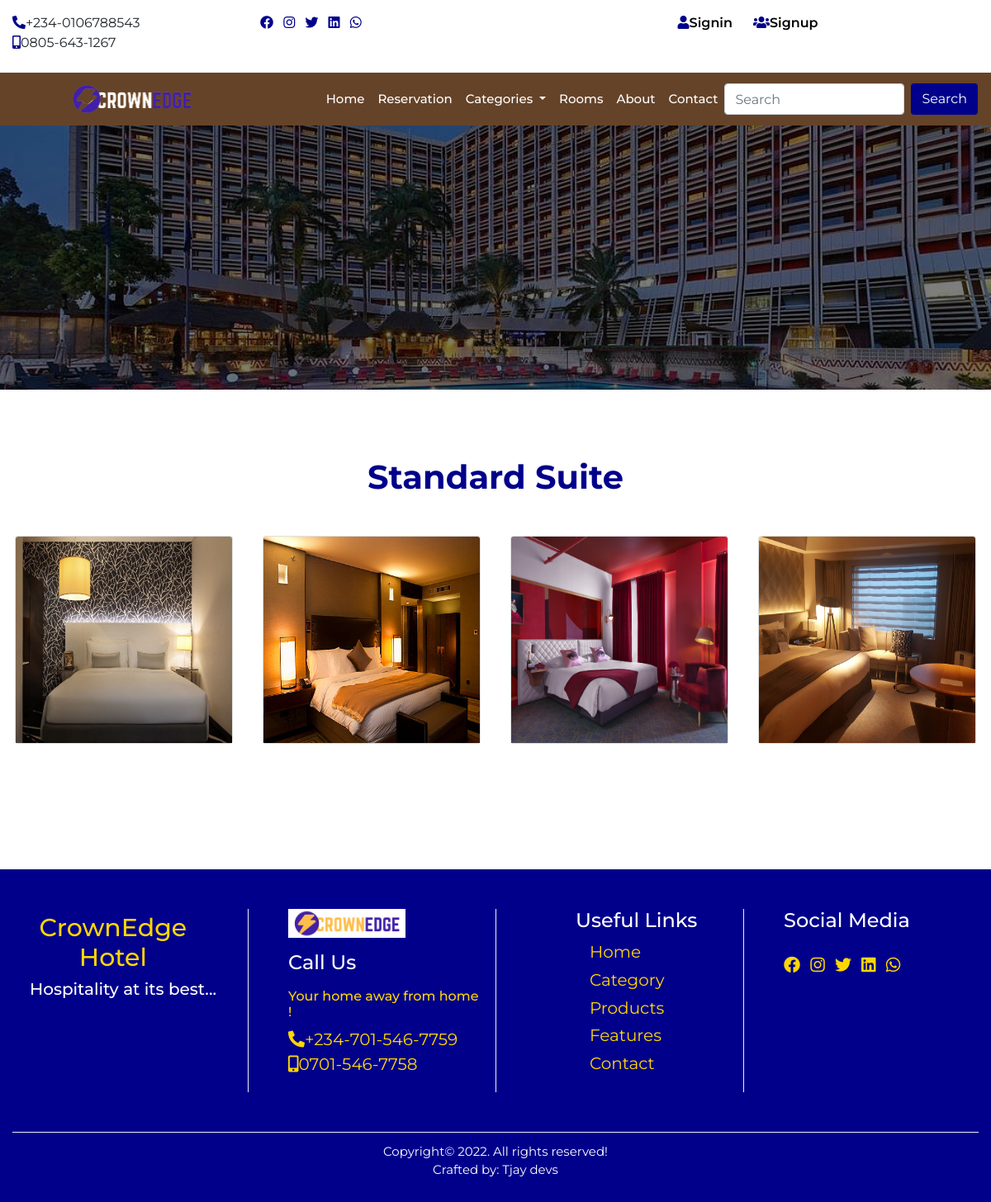
The app's page /category/1/standard-suite with its own data.
### home/models.py (models this page shows, shortened)
class CompanyProfile(models.Model):
    name = models.CharField(max_length=50)
    keyword = models.CharField(max_length=150)
    description = models.CharField(max_length=150)
    logo = models.ImageField(upload_to='logo', blank=True, null=True)
    favicon = models.ImageField(upload_to='logo', blank=True, null=True, default='/favicon-96x96.png')
    carousel = models.ImageField(upload_to='carousel', blank=True, null=True)
    carousel2 = models.ImageField(upload_to='carousel', blank=True, null=True)
    carousel3 = models.ImageField(upload_to='carousel', blank=True, null=True)
    carousel4 = models.ImageField(upload_to='carousel', blank=True, null=True)
    banner = models.ImageField(upload_to='banner', blank=True, null=True)
    mobile = models.CharField(max_length=20)
    mobile2 = models.CharField(max_length=20)
    address = models.CharField(max_length=100)
    email = models.EmailField()
    website = models.URLField()
    about = models.TextField()
    about2 = models.TextField()
    copyright_year = models.CharField(max_length=4)
    class Meta:
        db_table = 'companyprofile'
        managed = True
        verbose_name = 'CompanyProfile'
        verbose_name_plural = 'CompanyProfile'

### room/models.py (models this page shows, shortened)
class Category(models.Model):
    room_type = models.CharField(max_length=20)
    slug = models.SlugField(unique=True)
    room_pix = models.ImageField(upload_to='category', blank=True, null=True)
    def __str__(self):
        return self.room_type
    class Meta:
        db_table = 'category'
        managed = True
        verbose_name = 'Category'
        verbose_name_plural = 'Categories'

class Room(models.Model):
    category = models.ForeignKey(Category,on_delete= models.CASCADE)
    tag = models.CharField(max_length=50)
    room_no = models.IntegerField()
    slug = models.SlugField(unique=True)
    room_img = models.ImageField(upload_to='room', blank=True, null=True)
    description = models.TextField()
    rate = models.IntegerField()
    amenity = models.CharField(max_length=100)
    standard_suite = models.BooleanField(default=False)
    luxury_suite = models.BooleanField(default=False)
    deluxe_suite = models.BooleanField(default=False)
    royal_suite = models.BooleanField(default=False)
    min_guest = models.IntegerField()
    max_guest = models.IntegerField()
    available = models.BooleanField(default=True)
    created_at = models.DateTimeField(auto_now_add=True)
    updated_at = models.DateTimeField(auto_now=True)
    class Meta:
        db_table = 'room'
        managed = True
        verbose_name = 'Room'
        verbose_name_plural = 'Room'

### home/views.py (the view)
# urls.py: path('category/<str:id>/<slug:slug>', views.category, name='category'),
def category(request,id,slug):
    category = Room.objects.filter(category_id = id)
    specific_category = Category.objects.get(pk = id)
    context = {
        'category': category,
        'specific_category': specific_category,
    }
    return render(request, 'category.html', context)

### home/context_processor.py (called while the page is built)
def dropdown(request):
    categories = Category.objects.all()
    context = {
        'categories':categories
    }
    return context

def company(request):
    cprofile = CompanyProfile.objects.get(pk=1)
    context = {
        'cprofile':cprofile
    }
    return context

def cartcount(request):
    count = Booking.objects.filter(user__username= request.user.username,paid=False)
    itemcount = 0
    for item in count:
        itemcount += item.no_days
    context = {
        'itemcount':itemcount,
    }
    return context

### home/templatetags/sample_tags.py (called while the page is built)
@register.simple_tag
def intralink(main, link):
    return reverse(main) + '#' + link

### home/templates/category.html (shortened to what this page needs)
{% extends "base.html" %}
{% load humanize %}
{% block header %} {% include 'header.html' %} {% endblock header %}
{% block banner %} {% include 'banner.html' %} {% endblock banner %}
{% block content %}
<section>
    <div class="text-center pb-5">
        <div class="container-fluid">
            <h1 class="title">{{specific_category.room_type|title}}</h1>
            <div class="row royal">
                {% if category %}
                    {% for items in category %}
                    <div class="col-10 col-sm-9 col-md-5 col-lg-3 col-xl-3 mt-4 mb-4 royal-b">
                        <div class="card royal-box">
                            <a href="{% url 'details' items.id items.slug %}"><img src="{{items.room_img.url}}" height="250" class="card-img-top w-100 royal-img"></a>
                        </div>
                    </div>
                    {% endfor %}
                {% endif %}
            </div>
        </div>
    </div>
  </section>
  {% endblock content %}
  {% block footer %} {% include 'footer.html' %} {% endblock footer %}

### home/templates/header.html (shortened to what this page needs)
{% load sample_tags %}
<div class="container-fluid">
    <div class="row">
      <div class="col-12 col-sm-6 col-md-2 col-lg-3 mt-3 mb-2 hide">
        <ul class="list-inline">
          <li class="list-inline-item"><a href=""><i class="fas fa-phone-alt"></i></a><span>+234-0106788543</span></li>
          <li class="list-inline-item"><a href=""><i class="fas fa-mobile-alt"></i></a><span>0805-643-1267</span></li>
        </ul>
      </div>
      <div class="col-12 col-sm-6 col-md-2 col-lg-3 mt-3 mb-2 hide">
        <ul class="list-inline">
          <li class="list-inline-item"><a href=""><i class="fab fa-facebook"></i></a></li>
          <li class="list-inline-item"><a href=""><i class="fab fa-instagram"></i></a></li>
          <li class="list-inline-item"><a href=""><i class="fab fa-twitter"></i></a></li>
          <li class="list-inline-item"><a href=""><i class="fab fa-linkedin"></i></a></li>
          <li class="list-inline-item"><a href=""><i class="fab fa-whatsapp"></i></a></li>
        </ul>
      </div>
      <div class="col-12 col-sm-12 col-md-8 col-lg-6 mt-3 mb-2 auth">
        <ul class="">
          {% if user.is_authenticated %}
            <li class=""><a href="{% url 'profile' %}" class="welcome">welcome <span>
              {% if user.first_name %}
                {{request.user.first_name}}
              {% else %}
                {{request.user.username}}
              {% endif %}
            </span></i></a></li>
            <li class=""><a href="" class="welimg"><img src=""></a></li>
            <li class=""><a href="{% url 'profile' %}" class="user-btn"><span>profile</span></a></li>
            <li class=""><a href="{% url 'signout' %}" class="user-btn"><span>signout</span></a></li>
            <li class=""><a href="{% url 'history' %}" class="user-btn"><i class="fas fa-book"></i></a></li>
            <li class="">
              <a href="{% url 'booked' %}" class="user-btn">
                {% if itemcount > 0 %}
                  <span class="badge badge-pill badge-warning">
                    <i class="fas fa-bed"></i>
                    <span class="badge badge-pill badge-warning">{{itemcount}}</span>
                  </span>
                {% else %}
                  <i class="fas fa-bed"></i>
                {% endif %}
              </a>
            </li>
          {% else %}
            <li class=""><a href="{% url 'signin' %}" class="user-btn"><i class="fas fa-user"></i><span>signin</span></a></li>
            <li class=""><a href="{% url 'signup' %}" class="user-btn"><i class="fas fa-users"></i><span>signup</span></a></li>
          {% endif %}
        </ul>
      </div>
    </div>
  </div>
      <nav class="navbar navbar-expand-lg navbar-light sticky-top">
        <a class="navbar-brand" href="{% url 'home' %}"><img src="{{cprofile.logo.url}}" alt=""></a>
        <div class="collapse navbar-collapse" id="navbarSupportedContent">
          <ul class="navbar-nav ml-auto">
            <li class="nav-item active">
              <a class="nav-link" href="{% url 'home' %}">home <span class="sr-only">(current)</span></a>
            </li>
            <li class="nav-item">
              <a class="nav-link" href="{% url 'booked' %}">reservation</a>
            </li>
            <li class="nav-item dropdown">
              <a class="nav-link dropdown-toggle" href="" id="navbarDropdown" role="button" data-toggle="dropdown" aria-haspopup="true" aria-expanded="false">
                categories
              </a>
            </li>
            <li class="nav-item">
              <a class="nav-link" href="{% url 'rooms' %}">rooms</a>
            </li>
            <li class="nav-item">
              <a class="nav-link" href="{% intralink 'home' 'abouttus' %}">about</a>
            </li>
            <li class="nav-item">
              <a class="nav-link" href="{% intralink 'home' 'contact' %}">contact</a>
            </li>
          </ul>
          <form class="form-inline my-2 my-lg-0" action="{% url 'search' %}" method="POST">
            <input class="form-control mr-sm-2" name="search" type="search" placeholder="Search" aria-label="Search">
            <button class="btn form-btn" type="submit">Search</button>
          </form>
        </div>
      </nav>

### home/static/css/style.css (style rules this page uses)
* { margin: 0px; padding: 0px; box-sizing: border-box; }
body { font-family: 'Montserrat', sans-serif; }
html { scroll-behavior: smooth; }
.hide a { color: darkblue; }
.user-btn { color: darkblue; font-weight: 400; padding-left: 1rem; padding-right: .3rem; }
.user-btn span { color: black; font-weight: 600; text-transform: capitalize; }
.auth { display: flex; justify-content: space-around; }
.auth li { display: inline; }
h1 { color: gold; }
.navbar { background: #654329; }
#navbarSupportedContent a { color: white; text-transform: capitalize; font-size: 15px; font-weight: 500; }
.navbar img { width: 50%; margin-left: 20%; }
.navbar-nav { margin-left: 50%; }
.form-btn { color:white; background: darkblue; }
.container-fluid h1 { text-align: center; margin-top: 2%; }
.royal-box { transition: transform .2s; margin: 0 .2rem; position: relative; }
.royal-img { opacity: 1; transition: 0.5s; }
.title { text-transform: capitalize; padding-top: 5%; margin-bottom: 2%; color: darkblue; font-weight: bold; }

### records on screen
CompanyProfile: logo (picture)
Category: room_type "Standard Suite"
Room: room_img (picture)
Room: room_img (picture)
Room: room_img (picture)
Room: room_img (picture)
